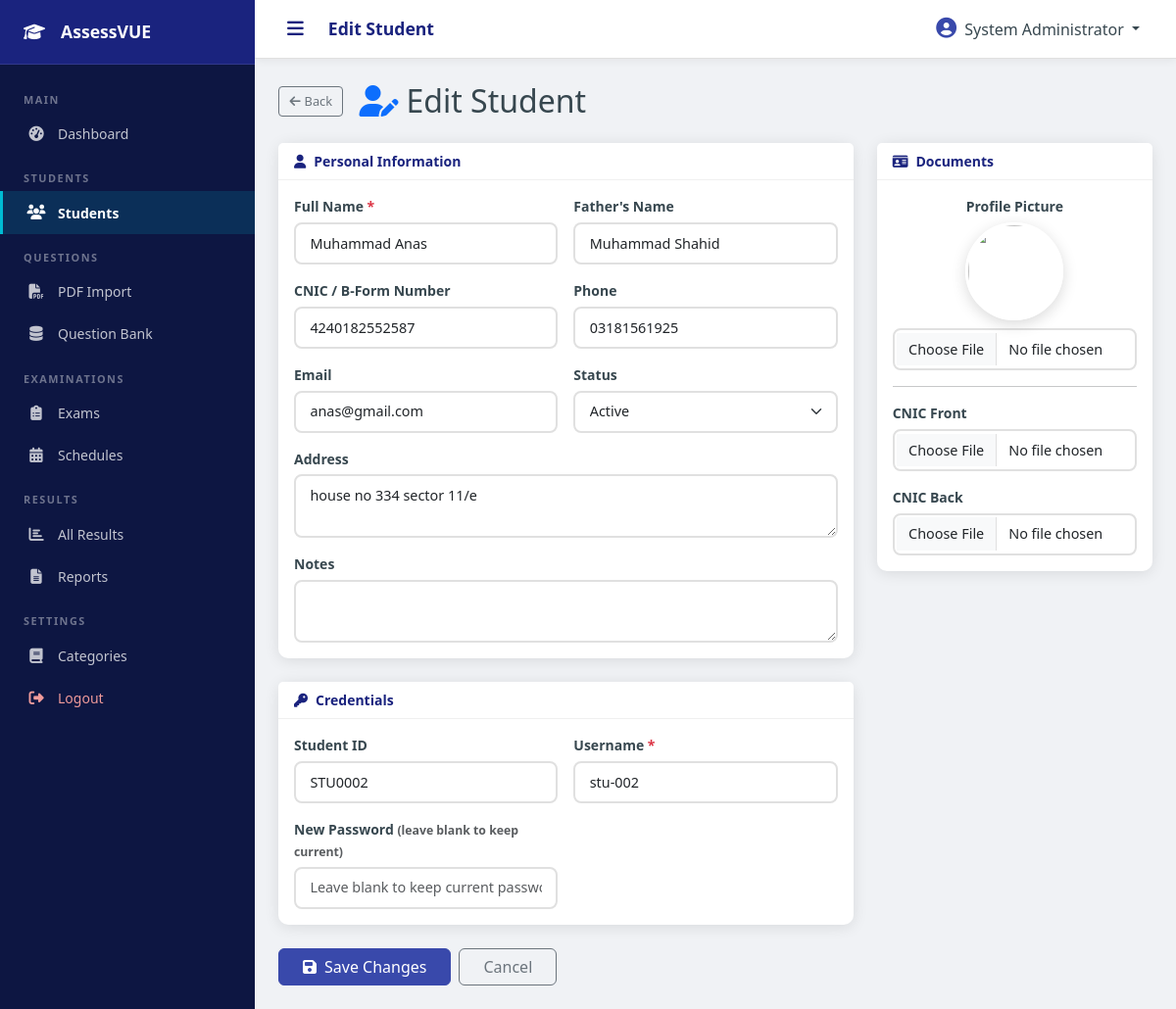
The app's page /admin/student_edit.php?id=6 (signed in) with its own data.
### tables this page shows
CREATE TABLE `students` (
  `id` int(10) UNSIGNED NOT NULL,
  `student_id` varchar(20) NOT NULL,
  `full_name` varchar(200) NOT NULL,
  `father_name` varchar(200) DEFAULT NULL,
  `cnic_number` varchar(20) DEFAULT NULL,
  `username` varchar(100) NOT NULL,
  `password_hash` varchar(255) NOT NULL,
  `email` varchar(200) DEFAULT NULL,
  `phone` varchar(20) DEFAULT NULL,
  `address` text DEFAULT NULL,
  `profile_picture` varchar(255) DEFAULT NULL,
  `is_active` tinyint(1) NOT NULL DEFAULT 1,
  `last_login` datetime DEFAULT NULL,
  `notes` text DEFAULT NULL,
  `created_by` int(10) UNSIGNED DEFAULT NULL,
  `created_at` datetime NOT NULL DEFAULT current_timestamp(),
  `updated_at` datetime NOT NULL DEFAULT current_timestamp() ON UPDATE current_timestamp()
);

### includes/functions.php (called while the page is built, shortened)
<?php
require_once __DIR__ . '/../config/database.php';
function sanitize(mixed $input): string {
    return htmlspecialchars(trim((string)$input), ENT_QUOTES, 'UTF-8');
}
function sanitizeInt(mixed $input): int {
    return (int)filter_var($input, FILTER_SANITIZE_NUMBER_INT);
}

### config/database.php (called while the page is built, shortened)
<?php
class Database {
    private static $instance = null;
    private $conn;
    private function __construct() {
        $dsn = "mysql:host=" . DB_HOST . ";dbname=" . DB_NAME . ";charset=" . DB_CHARSET;
        $options = [
            PDO::ATTR_ERRMODE            => PDO::ERRMODE_EXCEPTION,
            PDO::ATTR_DEFAULT_FETCH_MODE => PDO::FETCH_ASSOC,
            PDO::ATTR_EMULATE_PREPARES   => false,
            PDO::MYSQL_ATTR_INIT_COMMAND => "SET NAMES utf8mb4 COLLATE utf8mb4_unicode_ci"
        ];
        try {
            $this->conn = new PDO($dsn, DB_USER, DB_PASS, $options);
        } catch (PDOException $e) {
            error_log("Database connection failed: " . $e->getMessage());
            die(json_encode(['success' => false, 'message' => 'Database connection failed.']));
        }
    }
    public static function getInstance(): self {
        if (self::$instance === null) {
            self::$instance = new self();
        }
        return self::$instance;
    }
    public function query(string $sql, array $params = []): PDOStatement {
        $stmt = $this->conn->prepare($sql);
        $stmt->execute($params);
        return $stmt;
    }
    public function fetchOne(string $sql, array $params = []): ?array {
        $stmt = $this->query($sql, $params);
        $row = $stmt->fetch();
        return $row === false ? null : $row;
    }
}
function db(): Database {
    return Database::getInstance();
}

### admin/student_edit.php (the view, shortened to what this page needs)
<?php
require_once __DIR__ . '/../config/database.php';
require_once __DIR__ . '/../includes/functions.php';
$id = sanitizeInt($_GET['id'] ?? 0);
$student = db()->fetchOne("SELECT * FROM students WHERE id = ?", [$id]);
include 'includes/header.php';
?>
<div class="d-flex align-items-center mb-4 gap-3">
    <a href="student_view.php?id=<?= $id ?>" class="btn btn-outline-secondary btn-sm"><i class="fas fa-arrow-left me-1"></i>Back</a>
    <h2 class="mb-0"><i class="fas fa-user-edit me-2 text-primary"></i>Edit Student</h2>
</div>
<form method="POST" enctype="multipart/form-data">
    <div class="row g-4">
        <div class="col-12 col-lg-8">
            <div class="card">
                <div class="card-header"><i class="fas fa-user me-2"></i>Personal Information</div>
                <div class="card-body">
                    <div class="row g-3">
                        <div class="col-md-6">
                            <label class="form-label">Full Name <span class="text-danger">*</span></label>
                            <input type="text" name="full_name" class="form-control" required value="<?= sanitize($student['full_name']) ?>">
                        </div>
                        <div class="col-md-6">
                            <label class="form-label">Father's Name</label>
                            <input type="text" name="father_name" class="form-control" value="<?= sanitize($student['father_name'] ?? '') ?>">
                        </div>
                        <div class="col-md-6">
                            <label class="form-label">CNIC / B-Form Number</label>
                            <input type="text" name="cnic_number" class="form-control" value="<?= sanitize($student['cnic_number'] ?? '') ?>">
                        </div>
                        <div class="col-md-6">
                            <label class="form-label">Phone</label>
                            <input type="text" name="phone" class="form-control" value="<?= sanitize($student['phone'] ?? '') ?>">
                        </div>
                        <div class="col-md-6">
                            <label class="form-label">Email</label>
                            <input type="email" name="email" class="form-control" value="<?= sanitize($student['email'] ?? '') ?>">
                        </div>
                        <div class="col-md-6">
                            <label class="form-label">Status</label>
                            <select name="is_active" class="form-select">
                                <option value="1" <?= $student['is_active'] ? 'selected' : '' ?>>Active</option>
                            </select>
                        </div>
                        <div class="col-12">
                            <label class="form-label">Address</label>
                            <textarea name="address" class="form-control" rows="2"><?= sanitize($student['address'] ?? '') ?></textarea>
                        </div>
                        <div class="col-12">
                            <label class="form-label">Notes</label>
                            <textarea name="notes" class="form-control" rows="2"><?= sanitize($student['notes'] ?? '') ?></textarea>
                        </div>
                    </div>
                </div>
            </div>
            <div class="card mt-4">
                <div class="card-header"><i class="fas fa-key me-2"></i>Credentials</div>
                <div class="card-body">
                    <div class="row g-3">
                        <div class="col-md-6">
                            <label class="form-label">Student ID</label>
                            <input type="text" class="form-control" value="<?= sanitize($student['student_id']) ?>" readonly>
                        </div>
                        <div class="col-md-6">
                            <label class="form-label">Username <span class="text-danger">*</span></label>
                            <input type="text" name="username" class="form-control" required value="<?= sanitize($student['username']) ?>">
                        </div>
                        <div class="col-md-6">
                            <label class="form-label">New Password <small class="text-muted">(leave blank to keep current)</small></label>
                            <input type="password" name="new_password" class="form-control" placeholder="Leave blank to keep current password">
                        </div>
                    </div>
                </div>
            </div>
        </div>
        <div class="col-12 col-lg-4">
            <div class="card">
                <div class="card-header"><i class="fas fa-id-card me-2"></i>Documents</div>
                <div class="card-body">
                    <div class="mb-3 text-center">
                        <label class="form-label d-block">Profile Picture</label>
                        <?php if ($student['profile_picture']): ?>
                            <img src="serve_file.php?type=profile&id=<?= $id ?>" class="profile-avatar mb-2">
                        <?php else: ?>
                            <div class="avatar-placeholder mx-auto mb-2" style="width:80px;height:80px;font-size:2rem;border-radius:50%">
                                <?= strtoupper(substr($student['full_name'], 0, 1)) ?>
                            </div>
                        <?php endif; ?>
                        <input type="file" name="profile_picture" class="form-control" accept=".jpg,.jpeg,.png,.webp">
                    </div>
                    <hr>
                    <div class="mb-3">
                        <label class="form-label">CNIC Front</label>
                        <input type="file" name="cnic_front" class="form-control" accept=".jpg,.jpeg,.png,.webp">
                    </div>
                    <div>
                        <label class="form-label">CNIC Back</label>
                        <input type="file" name="cnic_back" class="form-control" accept=".jpg,.jpeg,.png,.webp">
                    </div>
                </div>
            </div>
        </div>
    </div>
    <div class="mt-4 d-flex gap-2">
        <button type="submit" class="btn btn-primary px-4"><i class="fas fa-save me-2"></i>Save Changes</button>
        <a href="student_view.php?id=<?= $id ?>" class="btn btn-outline-secondary px-4">Cancel</a>
    </div>
</form>
<?php include 'includes/footer.php'; ?>

### assets/css/admin.css (style rules this page uses)
:root { --primary: #1a237e; --primary-light: #3949ab; --primary-dark: #0d1642; --accent: #00bcd4; --success: #2e7d32; --danger: #c62828; --warning: #f9a825; --sidebar-width: 260px; --sidebar-collapsed: 70px; --topbar-height: 60px; --transition: 0.25s ease; --shadow: 0 2px 15px rgba(0,0,0,.1); --radius: 10px; }
* { box-sizing: border-box; margin: 0; padding: 0; }
body { font-family: 'Segoe UI', system-ui, -apple-system, sans-serif; background: #f0f2f5; color: #37474f; font-size: 14px; }
.card { border: none; border-radius: var(--radius); box-shadow: var(--shadow); }
.card-header { background: #fff; border-bottom: 1px solid #f0f0f0; font-weight: 600; color: var(--primary); }
.form-label { font-weight: 600; color: #37474f; font-size: .875rem; margin-bottom: .35rem; }
.form-control, .form-select { border-radius: 8px; border: 2px solid #e0e0e0; padding: .55rem .9rem; font-size: .9rem; }
.btn-primary { background: var(--primary-light); border-color: var(--primary-light); }
.btn-sm { padding: .3rem .65rem; font-size: .8rem; }
.profile-avatar { width: 100px; height: 100px; border-radius: 50%; object-fit: cover; border: 3px solid #fff; box-shadow: 0 4px 15px rgba(0,0,0,.15); }

### records on screen
students: full_name "Muhammad Anas", father_name "Muhammad Shahid", cnic_number "4240182552587", phone "03181561925", email "anas@gmail.com", is_active "Active", address "house no 334 sector 11/e", student "STU0002", username "stu-002"

### other values on screen
APP_NAME "AssessVUE"
PAGE_TITLE "Edit Student"
$_SESSION['admin_name'] "System Administrator"
